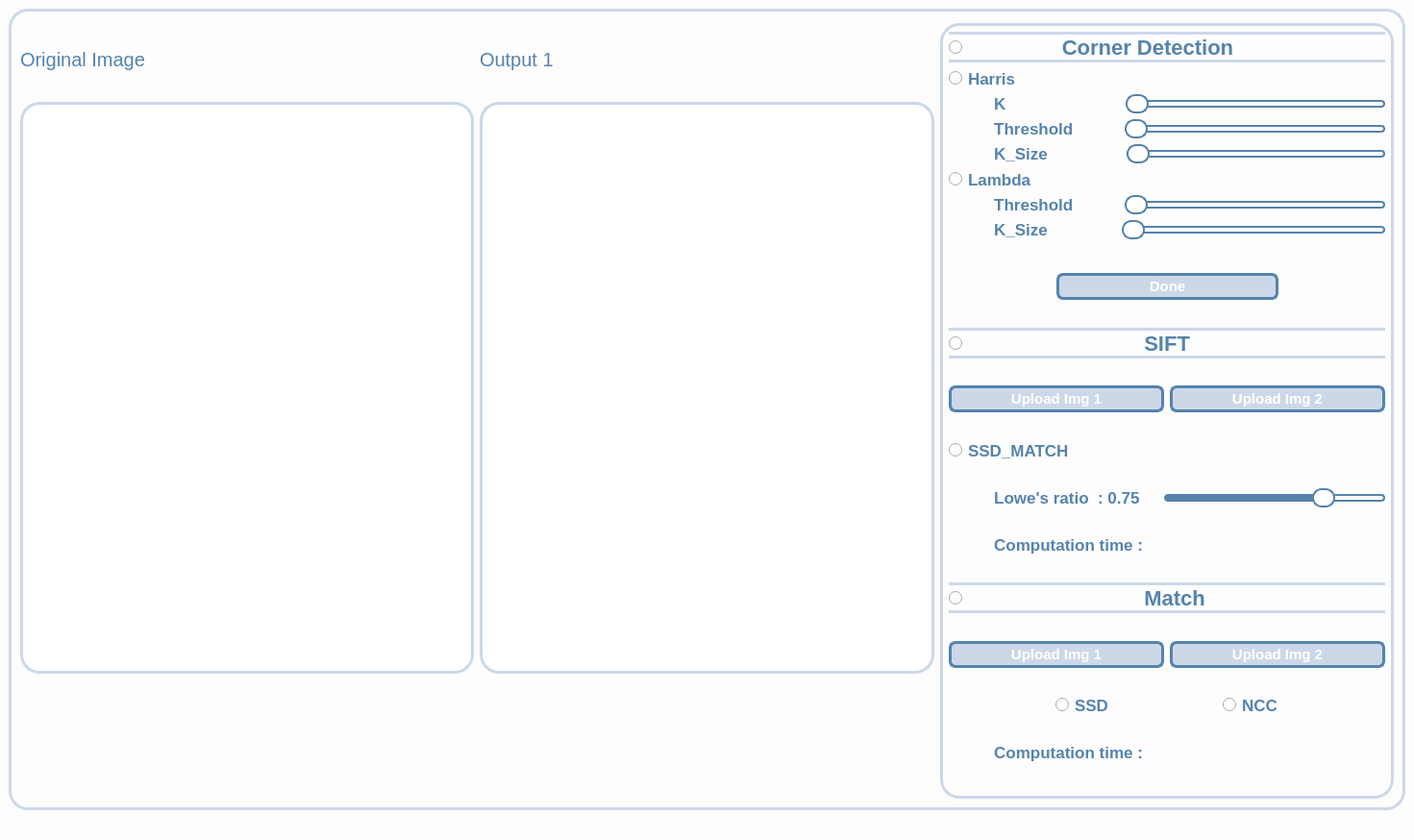
<?xml version="1.0" encoding="UTF-8"?>
<ui version="4.0">
 <class>MainWindow</class>
 <widget class="QMainWindow" name="MainWindow">
  <property name="geometry">
   <rect>
    <x>0</x>
    <y>0</y>
    <width>1471</width>
    <height>874</height>
   </rect>
  </property>
  <property name="windowTitle">
   <string>MainWindow</string>
  </property>
  <property name="styleSheet">
   <string notr="true">background:#fdfdfd;</string>
  </property>
  <widget class="QWidget" name="centralwidget">
   <layout class="QHBoxLayout" name="horizontalLayout">
    <item>
     <widget class="QGroupBox" name="groupBox_3">
      <property name="maximumSize">
       <size>
        <width>1877</width>
        <height>900</height>
       </size>
      </property>
      <property name="styleSheet">
       <string notr="true">background:#fdfdfd;
  border: 3px solid#ccd8e8;
  border-radius: 20px;</string>
      </property>
      <property name="title">
       <string/>
      </property>
      <layout class="QGridLayout" name="gridLayout_7">
       <item row="0" column="2">
        <widget class="QWidget" name="widget_11" native="true">
         <property name="sizePolicy">
          <sizepolicy hsizetype="Expanding" vsizetype="Expanding">
           <horstretch>0</horstretch>
           <verstretch>0</verstretch>
          </sizepolicy>
         </property>
         <property name="styleSheet">
          <string notr="true">
background:#fdfdfd;
  border: 3px solid #ccd8e8;
  border-radius: 20px;</string>
         </property>
         <layout class="QHBoxLayout" name="horizontalLayout_23">
          <item>
           <layout class="QVBoxLayout" name="verticalLayout_9">
            <item>
             <widget class="QRadioButton" name="RadioButton_Harris_2">
              <property name="font">
               <font>
                
                <weight>75</weight>
                <bold>true</bold>
               </font>
              </property>
              <property name="styleSheet">
               <string notr="true">Font-size:22px;
font-weight:bold;
background:#fdfdfd;
color:#5583ad;
 border-top: 3px solid #ccd8e8;
 border-bottom: 3px solid#ccd8e8;
border-left:None;
border-right:None;
</string>
              </property>
              <property name="text">
               <string>                Corner Detection</string>
              </property>
              <property name="checked">
               <bool>false</bool>
              </property>
             </widget>
            </item>
            <item>
             <layout class="QHBoxLayout" name="horizontalLayout_24">
              <item>
               <widget class="QRadioButton" name="radioButton_3">
                <property name="styleSheet">
                 <string notr="true">Font-size:17px;
font-weight:bold;
background:#fdfdfd;
color:#5583ad;

border:None;</string>
                </property>
                <property name="text">
                 <string>Harris</string>
                </property>
               </widget>
              </item>
             </layout>
            </item>
            <item>
             <layout class="QHBoxLayout" name="horizontalLayout_26">
              <item>
               <widget class="QLabel" name="label_param_6">
                <property name="font">
                 <font>
                  <pointsize>1</pointsize>
                  <weight>75</weight>
                  <bold>true</bold>
                 </font>
                </property>
                <property name="styleSheet">
                 <string notr="true">Font-size:17px;
font-weight:bold;
background:#fdfdfd;
color:#5583ad;

border:None;</string>
                </property>
                <property name="text">
                 <string>          K                         </string>
                </property>
               </widget>
              </item>
              <item>
               <widget class="QSlider" name="slider_Alpha_4">
                <property name="styleSheet">
                 <string notr="true">
QSlider {
    background: transparent; /* Make the entire slider background transparent */
    border:None;
}


QSlider::groove:horizontal {
    height: 8px;
    background: :rgba(158,177,175,255); /* Lighter shade of the dark color */
    border-radius: 4px;
}

QSlider::handle:horizontal {
    background:  white; /* Mid-tone between the dark and lighter colors */
    border: 2px solid #5583ad; /* Matches groove */
    width: 20px;
    height: 20px;
    margin: -6px 0;
    border-radius: 10px;
}

QSlider::sub-page:horizontal {
    background: #5583ad; /* Matches handle */
    border-radius: 4px;
}

QSlider::add-page:horizontal {
   
    border:2px solid #5583ad;
    border-radius: 4px;
}

</string>
                </property>
                <property name="minimum">
                 <number>10</number>
                </property>
                <property name="maximum">
                 <number>50</number>
                </property>
                <property name="singleStep">
                 <number>5</number>
                </property>
                <property name="pageStep">
                 <number>10</number>
                </property>
                <property name="value">
                 <number>10</number>
                </property>
                <property name="orientation">
                 <enum>Qt::Horizontal</enum>
                </property>
                <property name="tickPosition">
                 <enum>QSlider::TicksBelow</enum>
                </property>
               </widget>
              </item>
             </layout>
            </item>
            <item>
             <layout class="QHBoxLayout" name="horizontalLayout_30">
              <item>
               <widget class="QLabel" name="label_param_8">
                <property name="font">
                 <font>
                  
                  <weight>75</weight>
                  <bold>true</bold>
                 </font>
                </property>
                <property name="styleSheet">
                 <string notr="true">Font-size:17px;
font-weight:bold;
background:#fdfdfd;
color:#5583ad;

border:None;</string>
                </property>
                <property name="text">
                 <string>          Threshold          </string>
                </property>
               </widget>
              </item>
              <item>
               <widget class="QSlider" name="slider_Alpha_6">
                <property name="styleSheet">
                 <string notr="true">
QSlider {
    background: transparent; /* Make the entire slider background transparent */
    border:None;
}


QSlider::groove:horizontal {
    height: 8px;
    background: :rgba(158,177,175,255); /* Lighter shade of the dark color */
    border-radius: 4px;
}

QSlider::handle:horizontal {
    background:  white; /* Mid-tone between the dark and lighter colors */
    border: 2px solid #5583ad; /* Matches groove */
    width: 20px;
    height: 20px;
    margin: -6px 0;
    border-radius: 10px;
}

QSlider::sub-page:horizontal {
    background: #5583ad; /* Matches handle */
    border-radius: 4px;
}

QSlider::add-page:horizontal {
   
    border:2px solid #5583ad;
    border-radius: 4px;
}

</string>
                </property>
                <property name="minimum">
                 <number>10</number>
                </property>
                <property name="maximum">
                 <number>50</number>
                </property>
                <property name="singleStep">
                 <number>5</number>
                </property>
                <property name="pageStep">
                 <number>10</number>
                </property>
                <property name="value">
                 <number>10</number>
                </property>
                <property name="orientation">
                 <enum>Qt::Horizontal</enum>
                </property>
                <property name="tickPosition">
                 <enum>QSlider::TicksBelow</enum>
                </property>
               </widget>
              </item>
             </layout>
            </item>
            <item>
             <layout class="QHBoxLayout" name="horizontalLayout_32">
              <item>
               <widget class="QLabel" name="label_param_10">
                <property name="font">
                 <font>
                  
                  <weight>75</weight>
                  <bold>true</bold>
                 </font>
                </property>
                <property name="styleSheet">
                 <string notr="true">Font-size:17px;
font-weight:bold;
background:#fdfdfd;
color:#5583ad;

border:None;</string>
                </property>
                <property name="text">
                 <string>          K_Size                </string>
                </property>
               </widget>
              </item>
              <item>
               <widget class="QSlider" name="slider_Alpha_8">
                <property name="styleSheet">
                 <string notr="true">
QSlider {
    background: transparent; /* Make the entire slider background transparent */
    border:None;
}


QSlider::groove:horizontal {
    height: 8px;
    background: :rgba(158,177,175,255); /* Lighter shade of the dark color */
    border-radius: 4px;
}

QSlider::handle:horizontal {
    background:  white; /* Mid-tone between the dark and lighter colors */
    border: 2px solid #5583ad; /* Matches groove */
    width: 20px;
    height: 20px;
    margin: -6px 0;
    border-radius: 10px;
}

QSlider::sub-page:horizontal {
    background: #5583ad; /* Matches handle */
    border-radius: 4px;
}

QSlider::add-page:horizontal {
   
    border:2px solid #5583ad;
    border-radius: 4px;
}

</string>
                </property>
                <property name="minimum">
                 <number>10</number>
                </property>
                <property name="maximum">
                 <number>50</number>
                </property>
                <property name="singleStep">
                 <number>5</number>
                </property>
                <property name="pageStep">
                 <number>10</number>
                </property>
                <property name="value">
                 <number>10</number>
                </property>
                <property name="orientation">
                 <enum>Qt::Horizontal</enum>
                </property>
                <property name="tickPosition">
                 <enum>QSlider::TicksBelow</enum>
                </property>
               </widget>
              </item>
             </layout>
            </item>
            <item>
             <widget class="QRadioButton" name="radioButton_4">
              <property name="styleSheet">
               <string notr="true">Font-size:17px;
font-weight:bold;
background:#fdfdfd;
color:#5583ad;

border:None;</string>
              </property>
              <property name="text">
               <string>Lambda</string>
              </property>
             </widget>
            </item>
            <item>
             <layout class="QHBoxLayout" name="horizontalLayout_33">
              <item>
               <widget class="QLabel" name="label_param_11">
                <property name="font">
                 <font>
                  
                  <weight>75</weight>
                  <bold>true</bold>
                 </font>
                </property>
                <property name="styleSheet">
                 <string notr="true">Font-size:17px;
font-weight:bold;
background:#fdfdfd;
color:#5583ad;

border:None;</string>
                </property>
                <property name="text">
                 <string>          Threshold          </string>
                </property>
               </widget>
              </item>
              <item>
               <widget class="QSlider" name="slider_Alpha_9">
                <property name="styleSheet">
                 <string notr="true">
QSlider {
    background: transparent; /* Make the entire slider background transparent */
    border:None;
}


QSlider::groove:horizontal {
    height: 8px;
    background: :rgba(158,177,175,255); /* Lighter shade of the dark color */
    border-radius: 4px;
}

QSlider::handle:horizontal {
    background:  white; /* Mid-tone between the dark and lighter colors */
    border: 2px solid #5583ad; /* Matches groove */
    width: 20px;
    height: 20px;
    margin: -6px 0;
    border-radius: 10px;
}

QSlider::sub-page:horizontal {
    background: #5583ad; /* Matches handle */
    border-radius: 4px;
}

QSlider::add-page:horizontal {
   
    border:2px solid #5583ad;
    border-radius: 4px;
}

</string>
                </property>
                <property name="minimum">
                 <number>10</number>
                </property>
                <property name="maximum">
                 <number>50</number>
                </property>
                <property name="singleStep">
                 <number>5</number>
                </property>
                <property name="pageStep">
                 <number>10</number>
                </property>
                <property name="value">
                 <number>10</number>
                </property>
                <property name="orientation">
                 <enum>Qt::Horizontal</enum>
                </property>
                <property name="tickPosition">
                 <enum>QSlider::TicksBelow</enum>
                </property>
               </widget>
              </item>
             </layout>
            </item>
            <item>
             <layout class="QHBoxLayout" name="horizontalLayout_34">
              <item>
               <widget class="QLabel" name="label_param_12">
                <property name="font">
                 <font>
                  
                  <weight>75</weight>
                  <bold>true</bold>
                 </font>
                </property>
                <property name="styleSheet">
                 <string notr="true">Font-size:17px;
font-weight:bold;
background:#fdfdfd;
color:#5583ad;

border:None;</string>
                </property>
                <property name="text">
                 <string>          K_Size               </string>
                </property>
               </widget>
              </item>
              <item>
               <widget class="QSlider" name="slider_Alpha_10">
                <property name="styleSheet">
                 <string notr="true">
QSlider {
    background: transparent; /* Make the entire slider background transparent */
    border:None;
}


QSlider::groove:horizontal {
    height: 8px;
    background: :rgba(158,177,175,255); /* Lighter shade of the dark color */
    border-radius: 4px;
}

QSlider::handle:horizontal {
    background:  white; /* Mid-tone between the dark and lighter colors */
    border: 2px solid #5583ad; /* Matches groove */
    width: 20px;
    height: 20px;
    margin: -6px 0;
    border-radius: 10px;
}

QSlider::sub-page:horizontal {
    background: #5583ad; /* Matches handle */
    border-radius: 4px;
}

QSlider::add-page:horizontal {
   
    border:2px solid #5583ad;
    border-radius: 4px;
}

</string>
                </property>
                <property name="minimum">
                 <number>10</number>
                </property>
                <property name="maximum">
                 <number>50</number>
                </property>
                <property name="singleStep">
                 <number>5</number>
                </property>
                <property name="pageStep">
                 <number>10</number>
                </property>
                <property name="value">
                 <number>10</number>
                </property>
                <property name="orientation">
                 <enum>Qt::Horizontal</enum>
                </property>
                <property name="tickPosition">
                 <enum>QSlider::TicksBelow</enum>
                </property>
               </widget>
              </item>
             </layout>
            </item>
            <item>
             <spacer name="verticalSpacer_23">
              <property name="orientation">
               <enum>Qt::Vertical</enum>
              </property>
              <property name="sizeHint" stdset="0">
               <size>
                <width>20</width>
                <height>40</height>
               </size>
              </property>
             </spacer>
            </item>
            <item>
             <widget class="Line" name="line_7">
              <property name="font">
               <font>
                <pointsize>5</pointsize>
               </font>
              </property>
              <property name="styleSheet">
               <string notr="true">border: 1px solid black;</string>
              </property>
              <property name="lineWidth">
               <number>0</number>
              </property>
              <property name="orientation">
               <enum>Qt::Vertical</enum>
              </property>
             </widget>
            </item>
            <item>
             <layout class="QHBoxLayout" name="horizontalLayout_35">
              <item>
               <spacer name="horizontalSpacer_11">
                <property name="orientation">
                 <enum>Qt::Horizontal</enum>
                </property>
                <property name="sizeHint" stdset="0">
                 <size>
                  <width>40</width>
                  <height>20</height>
                 </size>
                </property>
               </spacer>
              </item>
              <item>
               <widget class="QPushButton" name="pushButton_done_2">
                <property name="styleSheet">
                 <string notr="true">Font-size:15px;
font-weight:bold;
background: #ccd8e8;
color:white;
border:3px solid black;
padding:2px;
border-radius:7px;
 border: 3px solid#5583ad;;</string>
                </property>
                <property name="text">
                 <string>                      Done                      </string>
                </property>
               </widget>
              </item>
              <item>
               <spacer name="horizontalSpacer_12">
                <property name="orientation">
                 <enum>Qt::Horizontal</enum>
                </property>
                <property name="sizeHint" stdset="0">
                 <size>
                  <width>40</width>
                  <height>20</height>
                 </size>
                </property>
               </spacer>
              </item>
             </layout>
            </item>
            <item>
             <spacer name="verticalSpacer_24">
              <property name="orientation">
               <enum>Qt::Vertical</enum>
              </property>
              <property name="sizeHint" stdset="0">
               <size>
                <width>20</width>
                <height>40</height>
               </size>
              </property>
             </spacer>
            </item>
            <item>
             <widget class="QRadioButton" name="RadioButton_SIFT_2">
              <property name="font">
               <font>
                
                <weight>75</weight>
                <bold>true</bold>
               </font>
              </property>
              <property name="styleSheet">
               <string notr="true">Font-size:22px;
font-weight:bold;
background:#fdfdfd;
color:#5583ad;
 border-top: 3px solid #ccd8e8;
 border-bottom: 3px solid#ccd8e8;
border-left:None;
border-right:None;
</string>
              </property>
              <property name="text">
               <string>                              SIFT</string>
              </property>
              <property name="checked">
               <bool>false</bool>
              </property>
             </widget>
            </item>
            <item>
             <spacer name="verticalSpacer_3">
              <property name="orientation">
               <enum>Qt::Vertical</enum>
              </property>
              <property name="sizeHint" stdset="0">
               <size>
                <width>20</width>
                <height>40</height>
               </size>
              </property>
             </spacer>
            </item>
            <item>
             <layout class="QHBoxLayout" name="horizontalLayout_37">
              <item>
               <widget class="QPushButton" name="pushButton_Upload_Img1">
                <property name="styleSheet">
                 <string notr="true">Font-size:15px;
font-weight:bold;
background: #ccd8e8;
color:white;
border:3px solid black;
padding:2px;
border-radius:7px;
 border: 3px solid#5583ad;;</string>
                </property>
                <property name="text">
                 <string>Upload Img 1</string>
                </property>
               </widget>
              </item>
              <item>
               <widget class="QPushButton" name="pushButton_Upload_Img2">
                <property name="styleSheet">
                 <string notr="true">Font-size:15px;
font-weight:bold;
background: #ccd8e8;
color:white;
border:3px solid black;
padding:2px;
border-radius:7px;
 border: 3px solid#5583ad;;</string>
                </property>
                <property name="text">
                 <string>Upload Img 2</string>
                </property>
               </widget>
              </item>
             </layout>
            </item>
            <item>
             <spacer name="verticalSpacer_2">
              <property name="orientation">
               <enum>Qt::Vertical</enum>
              </property>
              <property name="sizeHint" stdset="0">
               <size>
                <width>20</width>
                <height>40</height>
               </size>
              </property>
             </spacer>
            </item>
            <item>
             <layout class="QHBoxLayout" name="horizontalLayout_2">
              <item>
               <widget class="QRadioButton" name="radioButton_ssd_sift">
                <property name="styleSheet">
                 <string notr="true">Font-size:17px;
font-weight:bold;
background:#fdfdfd;
color:#5583ad;

border:None;</string>
                </property>
                <property name="text">
                 <string>SSD_MATCH</string>
                </property>
               </widget>
              </item>
             </layout>
            </item>
            <item>
             <spacer name="verticalSpacer_7">
              <property name="orientation">
               <enum>Qt::Vertical</enum>
              </property>
              <property name="sizeHint" stdset="0">
               <size>
                <width>20</width>
                <height>40</height>
               </size>
              </property>
             </spacer>
            </item>
            <item>
             <layout class="QHBoxLayout" name="horizontalLayout_39">
              <item>
               <widget class="QLabel" name="label_param_19">
                <property name="font">
                 <font>
                  
                  <weight>75</weight>
                  <bold>true</bold>
                 </font>
                </property>
                <property name="styleSheet">
                 <string notr="true">Font-size:17px;
font-weight:bold;
background:#fdfdfd;
color:#5583ad;

border:None;</string>
                </property>
                <property name="text">
                 <string>          Lowe's ratio  : 0.75    </string>
                </property>
               </widget>
              </item>
              <item>
               <widget class="QSlider" name="Slide_SIFT_Ratio">
                <property name="styleSheet">
                 <string notr="true">
QSlider {
    background: transparent; /* Make the entire slider background transparent */
    border:None;
}


QSlider::groove:horizontal {
    height: 8px;
    background: :rgba(158,177,175,255); /* Lighter shade of the dark color */
    border-radius: 4px;
}

QSlider::handle:horizontal {
    background:  white; /* Mid-tone between the dark and lighter colors */
    border: 2px solid #5583ad; /* Matches groove */
    width: 20px;
    height: 20px;
    margin: -6px 0;
    border-radius: 10px;
}

QSlider::sub-page:horizontal {
    background: #5583ad; /* Matches handle */
    border-radius: 4px;
}

QSlider::add-page:horizontal {
   
    border:2px solid #5583ad;
    border-radius: 4px;
}

</string>
                </property>
                <property name="minimum">
                 <number>1</number>
                </property>
                <property name="maximum">
                 <number>100</number>
                </property>
                <property name="singleStep">
                 <number>1</number>
                </property>
                <property name="pageStep">
                 <number>5</number>
                </property>
                <property name="value">
                 <number>75</number>
                </property>
                <property name="orientation">
                 <enum>Qt::Horizontal</enum>
                </property>
                <property name="tickPosition">
                 <enum>QSlider::TicksBelow</enum>
                </property>
               </widget>
              </item>
             </layout>
            </item>
            <item>
             <spacer name="verticalSpacer_6">
              <property name="orientation">
               <enum>Qt::Vertical</enum>
              </property>
              <property name="sizeHint" stdset="0">
               <size>
                <width>20</width>
                <height>40</height>
               </size>
              </property>
             </spacer>
            </item>
            <item>
             <layout class="QHBoxLayout" name="horizontalLayout_40">
              <item>
               <widget class="QLabel" name="label_param_20">
                <property name="font">
                 <font>
                  
                  <weight>75</weight>
                  <bold>true</bold>
                 </font>
                </property>
                <property name="styleSheet">
                 <string notr="true">Font-size:17px;
font-weight:bold;
background:#fdfdfd;
color:#5583ad;

border:None;</string>
                </property>
                <property name="text">
                 <string>          Computation time :</string>
                </property>
               </widget>
              </item>
              <item>
               <widget class="QLabel" name="Label_Comp_Match_2">
                <property name="font">
                 <font>
                  
                  <weight>75</weight>
                  <bold>true</bold>
                 </font>
                </property>
                <property name="styleSheet">
                 <string notr="true">Font-size:17px;
font-weight:bold;
background:#fdfdfd;
color:#5583ad;

border:None;</string>
                </property>
                <property name="text">
                 <string/>
                </property>
               </widget>
              </item>
             </layout>
            </item>
            <item>
             <spacer name="verticalSpacer_25">
              <property name="orientation">
               <enum>Qt::Vertical</enum>
              </property>
              <property name="sizeHint" stdset="0">
               <size>
                <width>20</width>
                <height>40</height>
               </size>
              </property>
             </spacer>
            </item>
            <item>
             <widget class="QRadioButton" name="RadioButton_Match_3">
              <property name="font">
               <font>
                
                <weight>75</weight>
                <bold>true</bold>
               </font>
              </property>
              <property name="styleSheet">
               <string notr="true">Font-size:22px;
font-weight:bold;
background:#fdfdfd;
color:#5583ad;
 border-top: 3px solid #ccd8e8;
 border-bottom: 3px solid#ccd8e8;
border-left:None;
border-right:None;
</string>
              </property>
              <property name="text">
               <string>                              Match </string>
              </property>
              <property name="checked">
               <bool>false</bool>
              </property>
             </widget>
            </item>
            <item>
             <spacer name="verticalSpacer_5">
              <property name="orientation">
               <enum>Qt::Vertical</enum>
              </property>
              <property name="sizeHint" stdset="0">
               <size>
                <width>20</width>
                <height>40</height>
               </size>
              </property>
             </spacer>
            </item>
            <item>
             <layout class="QHBoxLayout" name="horizontalLayout_3">
              <item>
               <widget class="QPushButton" name="pushButton_Upload_Img1_2">
                <property name="styleSheet">
                 <string notr="true">Font-size:15px;
font-weight:bold;
background: #ccd8e8;
color:white;
border:3px solid black;
padding:2px;
border-radius:7px;
 border: 3px solid#5583ad;;</string>
                </property>
                <property name="text">
                 <string>Upload Img 1</string>
                </property>
               </widget>
              </item>
              <item>
               <widget class="QPushButton" name="pushButton_Upload_Img2_2">
                <property name="styleSheet">
                 <string notr="true">Font-size:15px;
font-weight:bold;
background: #ccd8e8;
color:white;
border:3px solid black;
padding:2px;
border-radius:7px;
 border: 3px solid#5583ad;;</string>
                </property>
                <property name="text">
                 <string>Upload Img 2</string>
                </property>
               </widget>
              </item>
             </layout>
            </item>
            <item>
             <spacer name="verticalSpacer_4">
              <property name="orientation">
               <enum>Qt::Vertical</enum>
              </property>
              <property name="sizeHint" stdset="0">
               <size>
                <width>20</width>
                <height>40</height>
               </size>
              </property>
             </spacer>
            </item>
            <item>
             <layout class="QHBoxLayout" name="horizontalLayout_36">
              <item>
               <spacer name="horizontalSpacer_13">
                <property name="orientation">
                 <enum>Qt::Horizontal</enum>
                </property>
                <property name="sizeHint" stdset="0">
                 <size>
                  <width>40</width>
                  <height>20</height>
                 </size>
                </property>
               </spacer>
              </item>
              <item>
               <widget class="QRadioButton" name="RadioButton_SSD_2">
                <property name="font">
                 <font>
                  
                  <weight>75</weight>
                  <bold>true</bold>
                 </font>
                </property>
                <property name="styleSheet">
                 <string notr="true">Font-size:17px;
font-weight:bold;
background:#fdfdfd;
color:#5583ad;

border:None;</string>
                </property>
                <property name="text">
                 <string>SSD</string>
                </property>
                <property name="checked">
                 <bool>false</bool>
                </property>
               </widget>
              </item>
              <item>
               <spacer name="horizontalSpacer_14">
                <property name="orientation">
                 <enum>Qt::Horizontal</enum>
                </property>
                <property name="sizeHint" stdset="0">
                 <size>
                  <width>40</width>
                  <height>20</height>
                 </size>
                </property>
               </spacer>
              </item>
              <item>
               <widget class="QRadioButton" name="RadioButton_NND_2">
                <property name="font">
                 <font>
                  
                  <weight>75</weight>
                  <bold>true</bold>
                 </font>
                </property>
                <property name="styleSheet">
                 <string notr="true">Font-size:17px;
font-weight:bold;
background:#fdfdfd;
color:#5583ad;

border:None;</string>
                </property>
                <property name="text">
                 <string>NCC</string>
                </property>
                <property name="checked">
                 <bool>false</bool>
                </property>
               </widget>
              </item>
              <item>
               <spacer name="horizontalSpacer_3">
                <property name="orientation">
                 <enum>Qt::Horizontal</enum>
                </property>
                <property name="sizeHint" stdset="0">
                 <size>
                  <width>40</width>
                  <height>20</height>
                 </size>
                </property>
               </spacer>
              </item>
             </layout>
            </item>
            <item>
             <spacer name="verticalSpacer">
              <property name="orientation">
               <enum>Qt::Vertical</enum>
              </property>
              <property name="sizeHint" stdset="0">
               <size>
                <width>20</width>
                <height>40</height>
               </size>
              </property>
             </spacer>
            </item>
            <item>
             <layout class="QHBoxLayout" name="horizontalLayout_38">
              <item>
               <widget class="QLabel" name="label_param_17">
                <property name="font">
                 <font>
                  
                  <weight>75</weight>
                  <bold>true</bold>
                 </font>
                </property>
                <property name="styleSheet">
                 <string notr="true">Font-size:17px;
font-weight:bold;
background:#fdfdfd;
color:#5583ad;

border:None;</string>
                </property>
                <property name="text">
                 <string>          Computation time :</string>
                </property>
               </widget>
              </item>
              <item>
               <widget class="QLabel" name="Label_Comp_Match">
                <property name="font">
                 <font>
                  
                  <weight>75</weight>
                  <bold>true</bold>
                 </font>
                </property>
                <property name="styleSheet">
                 <string notr="true">Font-size:17px;
font-weight:bold;
background:#fdfdfd;
color:#5583ad;

border:None;</string>
                </property>
                <property name="text">
                 <string/>
                </property>
               </widget>
              </item>
             </layout>
            </item>
            <item>
             <spacer name="verticalSpacer_26">
              <property name="orientation">
               <enum>Qt::Vertical</enum>
              </property>
              <property name="sizeHint" stdset="0">
               <size>
                <width>20</width>
                <height>40</height>
               </size>
              </property>
             </spacer>
            </item>
            <item>
             <widget class="Line" name="line_8">
              <property name="styleSheet">
               <string notr="true">border: 0.5px solid black;</string>
              </property>
              <property name="orientation">
               <enum>Qt::Vertical</enum>
              </property>
             </widget>
            </item>
           </layout>
          </item>
         </layout>
        </widget>
       </item>
       <item row="0" column="1">
        <layout class="QVBoxLayout" name="verticalLayout_3">
         <item>
          <widget class="QLabel" name="label_param_33">
           <property name="font">
            <font>
             
             <weight>75</weight>
             <bold>true</bold>
            </font>
           </property>
           <property name="styleSheet">
            <string notr="true">Font-size:17px;
font-weight:bold;
background:#fdfdfd;
color:#5583ad;

border:None;</string>
           </property>
           <property name="text">
            <string/>
           </property>
          </widget>
         </item>
         <item>
          <widget class="QLabel" name="Label_output_2">
           <property name="font">
            <font>
             
            </font>
           </property>
           <property name="styleSheet">
            <string notr="true">Font-size:20px;
color:Black;
background:#fdfdfd;
color:#5583ad;
border:None;
</string>
           </property>
           <property name="text">
            <string>Output 1</string>
           </property>
          </widget>
         </item>
         <item>
          <widget class="QLabel" name="label_param_18">
           <property name="font">
            <font>
             
             <weight>75</weight>
             <bold>true</bold>
            </font>
           </property>
           <property name="styleSheet">
            <string notr="true">Font-size:17px;
font-weight:bold;
background:#fdfdfd;
color:#5583ad;

border:None;</string>
           </property>
           <property name="text">
            <string/>
           </property>
          </widget>
         </item>
         <item>
          <widget class="QLabel" name="Widget_Output_1">
           <property name="sizePolicy">
            <sizepolicy hsizetype="Expanding" vsizetype="Expanding">
             <horstretch>0</horstretch>
             <verstretch>0</verstretch>
            </sizepolicy>
           </property>
           <property name="minimumSize">
            <size>
             <width>100</width>
             <height>100</height>
            </size>
           </property>
           <property name="styleSheet">
            <string notr="true">background-color:white;
  border: 3px solid #ccd8e8;
border-radius:20px;</string>
           </property>
          </widget>
         </item>
         <item>
          <widget class="QLabel" name="label_param_14">
           <property name="font">
            <font>
             
             <weight>75</weight>
             <bold>true</bold>
            </font>
           </property>
           <property name="styleSheet">
            <string notr="true">Font-size:17px;
font-weight:bold;
background:#fdfdfd;
color:#5583ad;

border:None;</string>
           </property>
           <property name="text">
            <string/>
           </property>
          </widget>
         </item>
         <item>
          <widget class="QLabel" name="label_param_21">
           <property name="font">
            <font>
             
             <weight>75</weight>
             <bold>true</bold>
            </font>
           </property>
           <property name="styleSheet">
            <string notr="true">Font-size:17px;
font-weight:bold;
background:#fdfdfd;
color:#5583ad;

border:None;</string>
           </property>
           <property name="text">
            <string/>
           </property>
          </widget>
         </item>
         <item>
          <widget class="QLabel" name="label_param_16">
           <property name="font">
            <font>
             
             <weight>75</weight>
             <bold>true</bold>
            </font>
           </property>
           <property name="styleSheet">
            <string notr="true">Font-size:17px;
font-weight:bold;
background:#fdfdfd;
color:#5583ad;

border:None;</string>
           </property>
           <property name="text">
            <string/>
           </property>
          </widget>
         </item>
         <item>
          <widget class="QLabel" name="label_param_15">
           <property name="font">
            <font>
             
             <weight>75</weight>
             <bold>true</bold>
            </font>
           </property>
           <property name="styleSheet">
            <string notr="true">Font-size:17px;
font-weight:bold;
background:#fdfdfd;
color:#5583ad;

border:None;</string>
           </property>
           <property name="text">
            <string/>
           </property>
          </widget>
         </item>
         <item>
          <widget class="QLabel" name="label_param_13">
           <property name="font">
            <font>
             
             <weight>75</weight>
             <bold>true</bold>
            </font>
           </property>
           <property name="styleSheet">
            <string notr="true">Font-size:17px;
font-weight:bold;
background:#fdfdfd;
color:#5583ad;

border:None;</string>
           </property>
           <property name="text">
            <string/>
           </property>
          </widget>
         </item>
        </layout>
       </item>
       <item row="0" column="0">
        <layout class="QVBoxLayout" name="verticalLayout_4">
         <item>
          <widget class="QLabel" name="label_param_32">
           <property name="font">
            <font>
             
             <weight>75</weight>
             <bold>true</bold>
            </font>
           </property>
           <property name="styleSheet">
            <string notr="true">Font-size:17px;
font-weight:bold;
background:#fdfdfd;
color:#5583ad;

border:None;</string>
           </property>
           <property name="text">
            <string/>
           </property>
          </widget>
         </item>
         <item>
          <widget class="QLabel" name="label_13">
           <property name="font">
            <font>
             
            </font>
           </property>
           <property name="styleSheet">
            <string notr="true">Font-size:20px;
color:Black;
background:#fdfdfd;
color:#5583ad;
border:None;
</string>
           </property>
           <property name="text">
            <string>Original Image</string>
           </property>
          </widget>
         </item>
         <item>
          <widget class="QLabel" name="label_param_28">
           <property name="font">
            <font>
             
             <weight>75</weight>
             <bold>true</bold>
            </font>
           </property>
           <property name="styleSheet">
            <string notr="true">Font-size:17px;
font-weight:bold;
background:#fdfdfd;
color:#5583ad;

border:None;</string>
           </property>
           <property name="text">
            <string/>
           </property>
          </widget>
         </item>
         <item>
          <widget class="QLabel" name="Widget_Output_3">
           <property name="sizePolicy">
            <sizepolicy hsizetype="Expanding" vsizetype="Expanding">
             <horstretch>0</horstretch>
             <verstretch>0</verstretch>
            </sizepolicy>
           </property>
           <property name="minimumSize">
            <size>
             <width>100</width>
             <height>100</height>
            </size>
           </property>
           <property name="styleSheet">
            <string notr="true">background-color:white;
  border: 3px solid #ccd8e8;
border-radius:20px;</string>
           </property>
          </widget>
         </item>
         <item>
          <widget class="QLabel" name="label_param_24">
           <property name="font">
            <font>
             
             <weight>75</weight>
             <bold>true</bold>
            </font>
           </property>
           <property name="styleSheet">
            <string notr="true">Font-size:17px;
font-weight:bold;
background:#fdfdfd;
color:#5583ad;

border:None;</string>
           </property>
           <property name="text">
            <string/>
           </property>
          </widget>
         </item>
         <item>
          <widget class="QLabel" name="label_param_31">
           <property name="font">
            <font>
             
             <weight>75</weight>
             <bold>true</bold>
            </font>
           </property>
           <property name="styleSheet">
            <string notr="true">Font-size:17px;
font-weight:bold;
background:#fdfdfd;
color:#5583ad;

border:None;</string>
           </property>
           <property name="text">
            <string/>
           </property>
          </widget>
         </item>
         <item>
          <widget class="QLabel" name="label_param_29">
           <property name="font">
            <font>
             
             <weight>75</weight>
             <bold>true</bold>
            </font>
           </property>
           <property name="styleSheet">
            <string notr="true">Font-size:17px;
font-weight:bold;
background:#fdfdfd;
color:#5583ad;

border:None;</string>
           </property>
           <property name="text">
            <string/>
           </property>
          </widget>
         </item>
         <item>
          <widget class="QLabel" name="label_param_26">
           <property name="font">
            <font>
             
             <weight>75</weight>
             <bold>true</bold>
            </font>
           </property>
           <property name="styleSheet">
            <string notr="true">Font-size:17px;
font-weight:bold;
background:#fdfdfd;
color:#5583ad;

border:None;</string>
           </property>
           <property name="text">
            <string/>
           </property>
          </widget>
         </item>
         <item>
          <widget class="QLabel" name="label_param_22">
           <property name="font">
            <font>
             
             <weight>75</weight>
             <bold>true</bold>
            </font>
           </property>
           <property name="styleSheet">
            <string notr="true">Font-size:17px;
font-weight:bold;
background:#fdfdfd;
color:#5583ad;

border:None;</string>
           </property>
           <property name="text">
            <string/>
           </property>
          </widget>
         </item>
        </layout>
       </item>
      </layout>
     </widget>
    </item>
   </layout>
  </widget>
  <widget class="QMenuBar" name="menubar">
   <property name="geometry">
    <rect>
     <x>0</x>
     <y>0</y>
     <width>1471</width>
     <height>26</height>
    </rect>
   </property>
  </widget>
  <widget class="QStatusBar" name="statusbar"/>
 </widget>
 <resources/>
 <connections/>
</ui>
